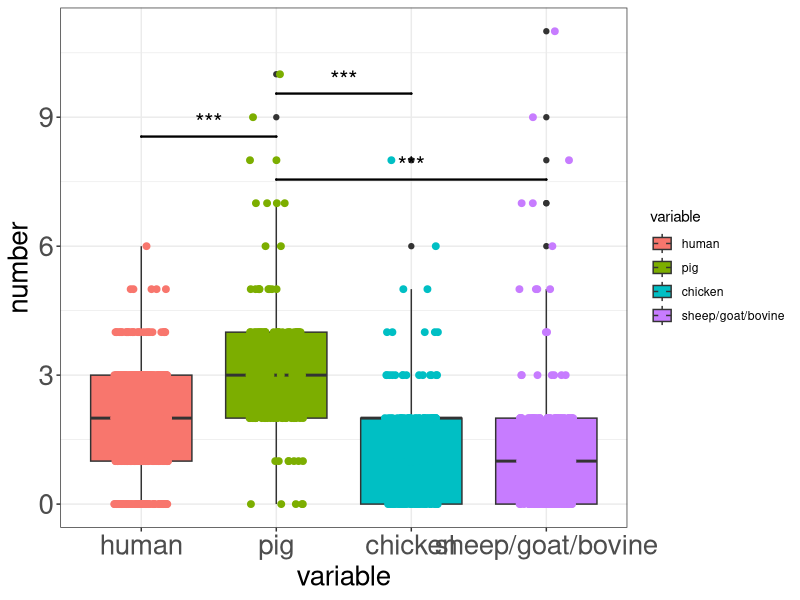

Recreate this plot in R.
setwd("C:/Users/admin/Desktop/data and scripts/figures6/")
data <- readxl::read_xlsx("figures6.xlsx")
library(ggplot2)
library(ggsignif)
library(reshape2)
data.melt = melt(data, value.name = "number")
data.melt$variable <- factor(data.melt$variable, levels = c("human", "pig", "chicken", "sheep/goat/bovine"))
ggplot(data.melt, aes(x = variable, y = number)) +
  geom_boxplot(aes(fill = variable)) +
  geom_point(aes(color = variable), size = 2, position = position_jitter(width = 0.2, height = 0)) + theme_bw()+
  theme(
    axis.text = element_text(size = 20),         # 设置坐标轴刻度标签字体大小
    axis.title = element_text(size = 20)         # 设置坐标轴标题字体大小
  )+
  geom_signif(
    comparisons = list(c("pig", "sheep/goat/bovine")),
    map_signif_level = TRUE,
    tip_length = c(0, 0, 0, 0),
    y_position = c(7, 7),
    size = 0.8,
    textsize = 6,
    test = "wilcox.test"
  )+
  geom_signif(
    comparisons = list(c("pig", "human")),
    map_signif_level = TRUE,
    tip_length = c(0, 0, 0, 0),
    y_position = c(8, 8),
    size = 0.8,
    textsize = 6,
    test = "wilcox.test"
  )+
  geom_signif(
    comparisons = list(c("pig", "chicken")),
    map_signif_level = TRUE,
    tip_length = c(0, 0, 0, 0),
    y_position = c(9, 9),
    size = 0.8,
    textsize = 6,
    test = "wilcox.test"
  )
